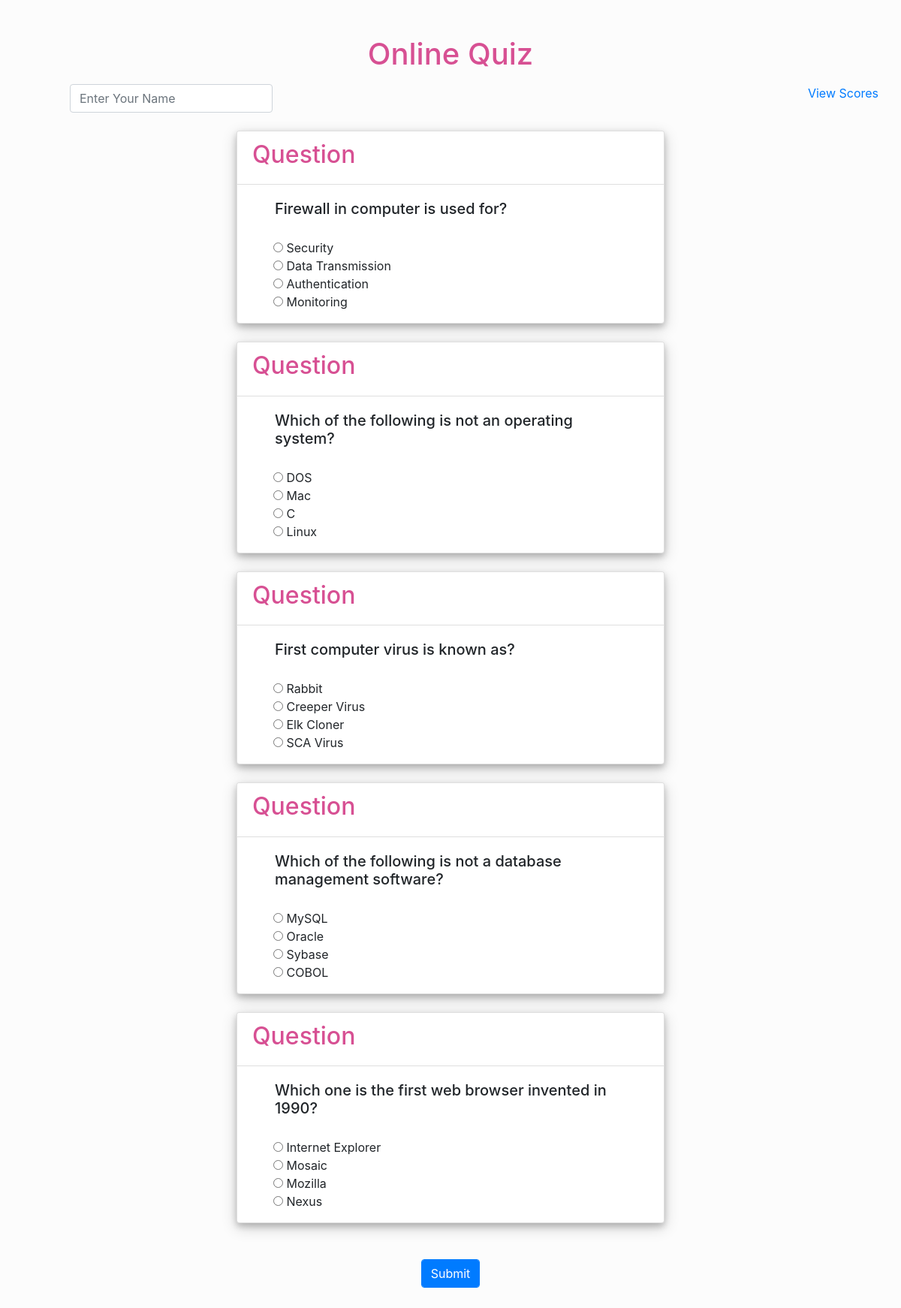
The page / on the database its author committed.
### tables this page shows
CREATE TABLE IF NOT EXISTS `questions` (
  `id` int(10) NOT NULL AUTO_INCREMENT,
  `question` varchar(100) NOT NULL,
  `choice1` varchar(50) NOT NULL,
  `choice2` varchar(50) NOT NULL,
  `choice3` varchar(50) NOT NULL,
  `choice4` varchar(50) NOT NULL,
  PRIMARY KEY (`id`)
);

### resource/php/sample.php (the view, shortened to what this page needs)
<?php
class sample extends config{
public function disp(){
$config = new config;
$con = $config->Connect();
$sql = "SELECT * FROM `questions`";
$data = $con->prepare($sql);
$data->execute();
$rows = $data->fetchAll();
shuffle($rows);
foreach ($rows as $row) {
  echo "<div class='container-fluid pt-4'>";
  echo "<div class='row justify-content-center'>";
  echo " <div class='col-md-6'>";
  echo "<div class='card zoom' style='box-shadow: 0 4px 8px 0 rgba(0, 0, 0, 0.2), 0 6px 20px 0 rgba(0, 0, 0, 0.19);
  -webkit-box-shadow: 0 4px 8px 0 rgba(0, 0, 0, 0.2), 0 6px 20px 0 rgba(0, 0, 0, 0.19);
  -moz-box-shadow: 0 4px 8px 0 rgba(0, 0, 0, 0.2), 0 6px 20px 0 rgba(0, 0, 0, 0.19);'>";
  echo "<div class='card-header text-white bg-white'><h2 style='color:#d75093'>Question</h2></div>";
  echo "<div class='card-body'>";
  echo "<div class='col-md-12'>";
      echo "<h2 class='col' style='font-size: 20px;'>$row->question</h2>";
      echo "</div>";
      echo "</div>";
      echo "<div class='form-group row pl-5'>";
      echo "<div class='col-md-6'>";
      echo "<input type='radio' name='a$row->id' value='A'> $row->choice1";
      echo "</div>";
      echo "</div>";
      echo "<div class='form-group row pl-5'>";
      echo "<div class='col-md-6'>";
      echo "<input type='radio' name='a$row->id' value='B'> $row->choice2";
      echo "</div>";
      echo "</div>";
      echo "<div class='form-group row pl-5'>";
      echo "<div class='col-md-6'>";
      echo "<input type='radio' name='a$row->id' value='C'> $row->choice3";
      echo "</div>";
      echo "</div>";
      echo "<div class='form-group row pl-5'>";
      echo "<div class='col-md-6 pb-3'>";
      echo "<input type='radio' name='a$row->id' value='D'> $row->choice4";
      echo "</div>";
      echo "</div>";
      echo "</div>";
      echo "</div>";
      echo "</div>";
      echo "</div>";
           }
}
}
 ?>

### index.php (shortened to what this page needs)
<!DOCTYPE html>
<html lang="en">
<head>
  <link rel="stylesheet" href="vendor/css/bootstrap.css">
  <link rel="stylesheet" href="resource/css/style.css">
  <link href="vendor/fonts/css/fontawesome.css" rel="stylesheet">
  <link href="vendor/fonts/css/brands.css" rel="stylesheet">
  <link href="vendor/fonts/css/solid.css" rel="stylesheet">
</head>
<body>
  <form action="" method="POST" class="form-inline">
  <div class="container pt-5">
    <div class="row justify-content-center">
      <h1 class="pb-2" style='color:#d75093'>Online Quiz</h1>
    </div>
    <div class="row">
      <div class="form-group col-md-6">
      <input type="text" id="aname" name="aname" placeholder="Enter Your Name" class="form-control col-md-6 ml-5" required autofocus>
    </div>
      <a href="view.php" class="ml-auto">View Scores</a>
    </div>
  </div>
  <?php
  require_once $_SERVER['DOCUMENT_ROOT'].'/quiz_git/resource/php/sample.php';
  $sample = new sample;
  $sample->disp();
  ?>
  <div class="container-fluid pt-5">
    <div class="row justify-content-center">
      <div class="form-group">
      <input type="submit" name="submit" value="Submit" class="btn btn-primary form-control col mb-5" required autofocus>
    </div>
    </div>
  </div>
</form>
</body>
</html>

### index.php (style rules this page uses)
body { background-color: rgb(252, 252, 252); }
.zoom { transition: transform .2s; }

### rows shown on the page
questions: question "Firewall in computer is used for?", choice1 "Security", choice2 "Data Transmission", choice3 "Authentication", choice4 "Monitoring"
questions: question "Which of the following is not an operating system?", choice1 "DOS", choice2 "Mac", choice3 "C", choice4 "Linux"
questions: question "First computer virus is known as?", choice1 "Rabbit", choice2 "Creeper Virus", choice3 "Elk Cloner", choice4 "SCA Virus"
questions: question "Which of the following is not a database management software?", choice1 "MySQL", choice2 "Oracle", choice3 "Sybase", choice4 "COBOL"
questions: question "Which one is the first web browser invented in 1990?", choice1 "Internet Explorer", choice2 "Mosaic", choice3 "Mozilla", choice4 "Nexus"
